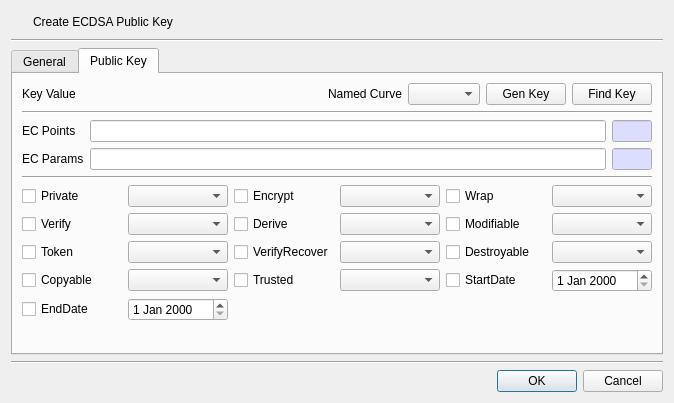
<?xml version="1.0" encoding="UTF-8"?>
<ui version="4.0">
 <class>CreateECPubKeyDlg</class>
 <widget class="QDialog" name="CreateECPubKeyDlg">
  <property name="geometry">
   <rect>
    <x>0</x>
    <y>0</y>
    <width>674</width>
    <height>403</height>
   </rect>
  </property>
  <property name="windowTitle">
   <string>Create ec public key</string>
  </property>
  <layout class="QVBoxLayout" name="verticalLayout">
   <item>
    <layout class="QGridLayout" name="gridLayout_7">
     <item row="0" column="0">
      <widget class="QPushButton" name="mECBtn">
       <property name="minimumSize">
        <size>
         <width>16</width>
         <height>0</height>
        </size>
       </property>
       <property name="maximumSize">
        <size>
         <width>16</width>
         <height>16777215</height>
        </size>
       </property>
       <property name="text">
        <string/>
       </property>
       <property name="icon">
        <iconset resource="cryptokiman.qrc">
         <normaloff>:/images/ec_pu.png</normaloff>:/images/ec_pu.png</iconset>
       </property>
       <property name="flat">
        <bool>true</bool>
       </property>
      </widget>
     </item>
     <item row="0" column="1">
      <widget class="QLabel" name="mHeadLabel">
       <property name="text">
        <string>Create ECDSA Public Key</string>
       </property>
      </widget>
     </item>
    </layout>
   </item>
   <item>
    <widget class="Line" name="line_6">
     <property name="orientation">
      <enum>Qt::Horizontal</enum>
     </property>
    </widget>
   </item>
   <item>
    <widget class="QTabWidget" name="tabWidget">
     <property name="currentIndex">
      <number>1</number>
     </property>
     <widget class="QWidget" name="mFirstTab">
      <attribute name="title">
       <string>General</string>
      </attribute>
      <layout class="QVBoxLayout" name="verticalLayout_2">
       <item>
        <layout class="QGridLayout" name="gridLayout">
         <property name="topMargin">
          <number>0</number>
         </property>
         <item row="0" column="2">
          <widget class="QLineEdit" name="mSlotInfoText">
           <property name="palette">
            <palette>
             <active>
              <colorrole role="Base">
               <brush brushstyle="SolidPattern">
                <color alpha="255">
                 <red>221</red>
                 <green>221</green>
                 <blue>255</blue>
                </color>
               </brush>
              </colorrole>
             </active>
             <inactive>
              <colorrole role="Base">
               <brush brushstyle="SolidPattern">
                <color alpha="255">
                 <red>221</red>
                 <green>221</green>
                 <blue>255</blue>
                </color>
               </brush>
              </colorrole>
             </inactive>
             <disabled/>
            </palette>
           </property>
           <property name="focusPolicy">
            <enum>Qt::NoFocus</enum>
           </property>
           <property name="readOnly">
            <bool>true</bool>
           </property>
          </widget>
         </item>
         <item row="0" column="1">
          <widget class="QLabel" name="label">
           <property name="minimumSize">
            <size>
             <width>0</width>
             <height>0</height>
            </size>
           </property>
           <property name="text">
            <string>Slot Info</string>
           </property>
          </widget>
         </item>
         <item row="0" column="0">
          <widget class="QPushButton" name="mSlotBtn">
           <property name="minimumSize">
            <size>
             <width>16</width>
             <height>0</height>
            </size>
           </property>
           <property name="maximumSize">
            <size>
             <width>16</width>
             <height>16777215</height>
            </size>
           </property>
           <property name="text">
            <string/>
           </property>
           <property name="icon">
            <iconset resource="cryptokiman.qrc">
             <normaloff>:/images/slot.png</normaloff>:/images/slot.png</iconset>
           </property>
           <property name="flat">
            <bool>true</bool>
           </property>
          </widget>
         </item>
        </layout>
       </item>
       <item>
        <widget class="Line" name="line_4">
         <property name="orientation">
          <enum>Qt::Horizontal</enum>
         </property>
        </widget>
       </item>
       <item>
        <layout class="QGridLayout" name="gridLayout_5">
         <property name="topMargin">
          <number>0</number>
         </property>
         <item row="0" column="0">
          <widget class="QLabel" name="label_12">
           <property name="minimumSize">
            <size>
             <width>80</width>
             <height>0</height>
            </size>
           </property>
           <property name="maximumSize">
            <size>
             <width>80</width>
             <height>16777215</height>
            </size>
           </property>
           <property name="text">
            <string>Label</string>
           </property>
          </widget>
         </item>
         <item row="1" column="2">
          <widget class="QComboBox" name="mSubjectTypeCombo"/>
         </item>
         <item row="2" column="2">
          <widget class="QCheckBox" name="mUseSKICheck">
           <property name="text">
            <string>Use SKI</string>
           </property>
          </widget>
         </item>
         <item row="2" column="1">
          <widget class="QLineEdit" name="mIDText"/>
         </item>
         <item row="2" column="0">
          <widget class="QLabel" name="label_13">
           <property name="text">
            <string>ID</string>
           </property>
          </widget>
         </item>
         <item row="1" column="1">
          <widget class="QLineEdit" name="mSubjectText"/>
         </item>
         <item row="0" column="1" colspan="2">
          <widget class="QLineEdit" name="mLabelText"/>
         </item>
         <item row="1" column="0">
          <widget class="QLabel" name="label_7">
           <property name="text">
            <string>Subject</string>
           </property>
          </widget>
         </item>
        </layout>
       </item>
       <item>
        <widget class="Line" name="line">
         <property name="orientation">
          <enum>Qt::Horizontal</enum>
         </property>
        </widget>
       </item>
       <item>
        <spacer name="verticalSpacer">
         <property name="orientation">
          <enum>Qt::Vertical</enum>
         </property>
         <property name="sizeHint" stdset="0">
          <size>
           <width>20</width>
           <height>40</height>
          </size>
         </property>
        </spacer>
       </item>
      </layout>
     </widget>
     <widget class="QWidget" name="mSecondTab">
      <attribute name="title">
       <string>Public Key</string>
      </attribute>
      <layout class="QVBoxLayout" name="verticalLayout_3">
       <item>
        <layout class="QGridLayout" name="gridLayout_6">
         <property name="topMargin">
          <number>0</number>
         </property>
         <item row="0" column="4">
          <widget class="QPushButton" name="mGenKeyBtn">
           <property name="text">
            <string>Gen Key</string>
           </property>
          </widget>
         </item>
         <item row="0" column="0">
          <widget class="QLabel" name="label_11">
           <property name="text">
            <string>Key Value</string>
           </property>
          </widget>
         </item>
         <item row="0" column="2">
          <widget class="QLabel" name="label_4">
           <property name="text">
            <string>Named Curve</string>
           </property>
          </widget>
         </item>
         <item row="0" column="1">
          <spacer name="horizontalSpacer_2">
           <property name="orientation">
            <enum>Qt::Horizontal</enum>
           </property>
           <property name="sizeHint" stdset="0">
            <size>
             <width>40</width>
             <height>20</height>
            </size>
           </property>
          </spacer>
         </item>
         <item row="0" column="3">
          <widget class="QComboBox" name="mParamCombo"/>
         </item>
         <item row="0" column="5">
          <widget class="QPushButton" name="mFindKeyBtn">
           <property name="text">
            <string>Find Key</string>
           </property>
          </widget>
         </item>
        </layout>
       </item>
       <item>
        <widget class="Line" name="line_2">
         <property name="orientation">
          <enum>Qt::Horizontal</enum>
         </property>
        </widget>
       </item>
       <item>
        <layout class="QGridLayout" name="gridLayout_2">
         <property name="topMargin">
          <number>0</number>
         </property>
         <item row="1" column="1">
          <widget class="QLineEdit" name="mECParamsText"/>
         </item>
         <item row="0" column="0">
          <widget class="QLabel" name="label_5">
           <property name="text">
            <string>EC Points</string>
           </property>
          </widget>
         </item>
         <item row="0" column="2">
          <widget class="QLineEdit" name="mECPointsLenText">
           <property name="minimumSize">
            <size>
             <width>40</width>
             <height>0</height>
            </size>
           </property>
           <property name="maximumSize">
            <size>
             <width>40</width>
             <height>16777215</height>
            </size>
           </property>
           <property name="palette">
            <palette>
             <active>
              <colorrole role="Base">
               <brush brushstyle="SolidPattern">
                <color alpha="255">
                 <red>221</red>
                 <green>221</green>
                 <blue>255</blue>
                </color>
               </brush>
              </colorrole>
             </active>
             <inactive>
              <colorrole role="Base">
               <brush brushstyle="SolidPattern">
                <color alpha="255">
                 <red>221</red>
                 <green>221</green>
                 <blue>255</blue>
                </color>
               </brush>
              </colorrole>
             </inactive>
             <disabled>
              <colorrole role="Base">
               <brush brushstyle="SolidPattern">
                <color alpha="255">
                 <red>240</red>
                 <green>240</green>
                 <blue>240</blue>
                </color>
               </brush>
              </colorrole>
             </disabled>
            </palette>
           </property>
           <property name="focusPolicy">
            <enum>Qt::NoFocus</enum>
           </property>
           <property name="readOnly">
            <bool>true</bool>
           </property>
          </widget>
         </item>
         <item row="0" column="1">
          <widget class="QLineEdit" name="mECPointsText"/>
         </item>
         <item row="1" column="0">
          <widget class="QLabel" name="label_6">
           <property name="text">
            <string>EC Params</string>
           </property>
          </widget>
         </item>
         <item row="1" column="2">
          <widget class="QLineEdit" name="mECParamsLenText">
           <property name="minimumSize">
            <size>
             <width>40</width>
             <height>0</height>
            </size>
           </property>
           <property name="maximumSize">
            <size>
             <width>40</width>
             <height>16777215</height>
            </size>
           </property>
           <property name="palette">
            <palette>
             <active>
              <colorrole role="Base">
               <brush brushstyle="SolidPattern">
                <color alpha="255">
                 <red>221</red>
                 <green>221</green>
                 <blue>255</blue>
                </color>
               </brush>
              </colorrole>
             </active>
             <inactive>
              <colorrole role="Base">
               <brush brushstyle="SolidPattern">
                <color alpha="255">
                 <red>221</red>
                 <green>221</green>
                 <blue>255</blue>
                </color>
               </brush>
              </colorrole>
             </inactive>
             <disabled>
              <colorrole role="Base">
               <brush brushstyle="SolidPattern">
                <color alpha="255">
                 <red>240</red>
                 <green>240</green>
                 <blue>240</blue>
                </color>
               </brush>
              </colorrole>
             </disabled>
            </palette>
           </property>
           <property name="focusPolicy">
            <enum>Qt::NoFocus</enum>
           </property>
           <property name="readOnly">
            <bool>true</bool>
           </property>
          </widget>
         </item>
        </layout>
       </item>
       <item>
        <widget class="Line" name="line_3">
         <property name="orientation">
          <enum>Qt::Horizontal</enum>
         </property>
        </widget>
       </item>
       <item>
        <layout class="QGridLayout" name="gridLayout_4">
         <property name="topMargin">
          <number>0</number>
         </property>
         <item row="1" column="4">
          <widget class="QCheckBox" name="mModifiableCheck">
           <property name="text">
            <string notr="true">Modifiable</string>
           </property>
          </widget>
         </item>
         <item row="2" column="2">
          <widget class="QCheckBox" name="mVerifyRecoverCheck">
           <property name="text">
            <string>VerifyRecover</string>
           </property>
          </widget>
         </item>
         <item row="1" column="1">
          <widget class="QComboBox" name="mVerifyCombo"/>
         </item>
         <item row="2" column="0">
          <widget class="QCheckBox" name="mTokenCheck">
           <property name="text">
            <string notr="true">Token</string>
           </property>
          </widget>
         </item>
         <item row="0" column="3">
          <widget class="QComboBox" name="mEncryptCombo"/>
         </item>
         <item row="0" column="1">
          <widget class="QComboBox" name="mPrivateCombo"/>
         </item>
         <item row="1" column="5">
          <widget class="QComboBox" name="mModifiableCombo"/>
         </item>
         <item row="2" column="3">
          <widget class="QComboBox" name="mVerifyRecoverCombo"/>
         </item>
         <item row="2" column="1">
          <widget class="QComboBox" name="mTokenCombo"/>
         </item>
         <item row="1" column="0">
          <widget class="QCheckBox" name="mVerifyCheck">
           <property name="text">
            <string notr="true">Verify</string>
           </property>
          </widget>
         </item>
         <item row="0" column="2">
          <widget class="QCheckBox" name="mEncryptCheck">
           <property name="text">
            <string notr="true">Encrypt</string>
           </property>
          </widget>
         </item>
         <item row="3" column="3">
          <widget class="QComboBox" name="mTrustedCombo"/>
         </item>
         <item row="0" column="0">
          <widget class="QCheckBox" name="mPrivateCheck">
           <property name="text">
            <string notr="true">Private</string>
           </property>
          </widget>
         </item>
         <item row="1" column="3">
          <widget class="QComboBox" name="mDeriveCombo"/>
         </item>
         <item row="3" column="2">
          <widget class="QCheckBox" name="mTrustedCheck">
           <property name="text">
            <string>Trusted</string>
           </property>
          </widget>
         </item>
         <item row="0" column="5">
          <widget class="QComboBox" name="mWrapCombo"/>
         </item>
         <item row="1" column="2">
          <widget class="QCheckBox" name="mDeriveCheck">
           <property name="text">
            <string notr="true">Derive</string>
           </property>
          </widget>
         </item>
         <item row="0" column="4">
          <widget class="QCheckBox" name="mWrapCheck">
           <property name="text">
            <string notr="true">Wrap</string>
           </property>
          </widget>
         </item>
         <item row="2" column="4">
          <widget class="QCheckBox" name="mDestroyableCheck">
           <property name="text">
            <string>Destroyable</string>
           </property>
          </widget>
         </item>
         <item row="2" column="5">
          <widget class="QComboBox" name="mDestroyableCombo"/>
         </item>
         <item row="4" column="1">
          <widget class="QDateEdit" name="mEndDateEdit"/>
         </item>
         <item row="4" column="0">
          <widget class="QCheckBox" name="mEndDateCheck">
           <property name="text">
            <string>EndDate</string>
           </property>
          </widget>
         </item>
         <item row="3" column="0">
          <widget class="QCheckBox" name="mCopyableCheck">
           <property name="text">
            <string>Copyable</string>
           </property>
          </widget>
         </item>
         <item row="3" column="1">
          <widget class="QComboBox" name="mCopyableCombo"/>
         </item>
         <item row="3" column="4">
          <widget class="QCheckBox" name="mStartDateCheck">
           <property name="text">
            <string>StartDate</string>
           </property>
          </widget>
         </item>
         <item row="3" column="5">
          <widget class="QDateEdit" name="mStartDateEdit"/>
         </item>
        </layout>
       </item>
       <item>
        <spacer name="verticalSpacer_2">
         <property name="orientation">
          <enum>Qt::Vertical</enum>
         </property>
         <property name="sizeHint" stdset="0">
          <size>
           <width>20</width>
           <height>40</height>
          </size>
         </property>
        </spacer>
       </item>
      </layout>
     </widget>
    </widget>
   </item>
   <item>
    <widget class="Line" name="line_5">
     <property name="orientation">
      <enum>Qt::Horizontal</enum>
     </property>
    </widget>
   </item>
   <item>
    <widget class="QDialogButtonBox" name="buttonBox">
     <property name="orientation">
      <enum>Qt::Horizontal</enum>
     </property>
     <property name="standardButtons">
      <set>QDialogButtonBox::Cancel|QDialogButtonBox::Ok</set>
     </property>
    </widget>
   </item>
  </layout>
 </widget>
 <tabstops>
  <tabstop>mECBtn</tabstop>
  <tabstop>tabWidget</tabstop>
  <tabstop>mSlotBtn</tabstop>
  <tabstop>mSlotInfoText</tabstop>
  <tabstop>mLabelText</tabstop>
  <tabstop>mSubjectText</tabstop>
  <tabstop>mSubjectTypeCombo</tabstop>
  <tabstop>mIDText</tabstop>
  <tabstop>mUseSKICheck</tabstop>
  <tabstop>mParamCombo</tabstop>
  <tabstop>mGenKeyBtn</tabstop>
  <tabstop>mFindKeyBtn</tabstop>
  <tabstop>mECPointsText</tabstop>
  <tabstop>mECPointsLenText</tabstop>
  <tabstop>mECParamsText</tabstop>
  <tabstop>mECParamsLenText</tabstop>
  <tabstop>mPrivateCheck</tabstop>
  <tabstop>mPrivateCombo</tabstop>
  <tabstop>mEncryptCheck</tabstop>
  <tabstop>mEncryptCombo</tabstop>
  <tabstop>mWrapCheck</tabstop>
  <tabstop>mWrapCombo</tabstop>
  <tabstop>mVerifyCheck</tabstop>
  <tabstop>mVerifyCombo</tabstop>
  <tabstop>mDeriveCheck</tabstop>
  <tabstop>mDeriveCombo</tabstop>
  <tabstop>mModifiableCheck</tabstop>
  <tabstop>mModifiableCombo</tabstop>
  <tabstop>mTokenCheck</tabstop>
  <tabstop>mTokenCombo</tabstop>
  <tabstop>mVerifyRecoverCheck</tabstop>
  <tabstop>mVerifyRecoverCombo</tabstop>
  <tabstop>mDestroyableCheck</tabstop>
  <tabstop>mDestroyableCombo</tabstop>
  <tabstop>mCopyableCheck</tabstop>
  <tabstop>mCopyableCombo</tabstop>
  <tabstop>mTrustedCheck</tabstop>
  <tabstop>mTrustedCombo</tabstop>
  <tabstop>mStartDateCheck</tabstop>
  <tabstop>mStartDateEdit</tabstop>
  <tabstop>mEndDateCheck</tabstop>
  <tabstop>mEndDateEdit</tabstop>
 </tabstops>
 <resources>
  <include location="cryptokiman.qrc"/>
 </resources>
 <connections>
  <connection>
   <sender>buttonBox</sender>
   <signal>accepted()</signal>
   <receiver>CreateECPubKeyDlg</receiver>
   <slot>accept()</slot>
   <hints>
    <hint type="sourcelabel">
     <x>248</x>
     <y>254</y>
    </hint>
    <hint type="destinationlabel">
     <x>157</x>
     <y>274</y>
    </hint>
   </hints>
  </connection>
  <connection>
   <sender>buttonBox</sender>
   <signal>rejected()</signal>
   <receiver>CreateECPubKeyDlg</receiver>
   <slot>reject()</slot>
   <hints>
    <hint type="sourcelabel">
     <x>316</x>
     <y>260</y>
    </hint>
    <hint type="destinationlabel">
     <x>286</x>
     <y>274</y>
    </hint>
   </hints>
  </connection>
 </connections>
</ui>
